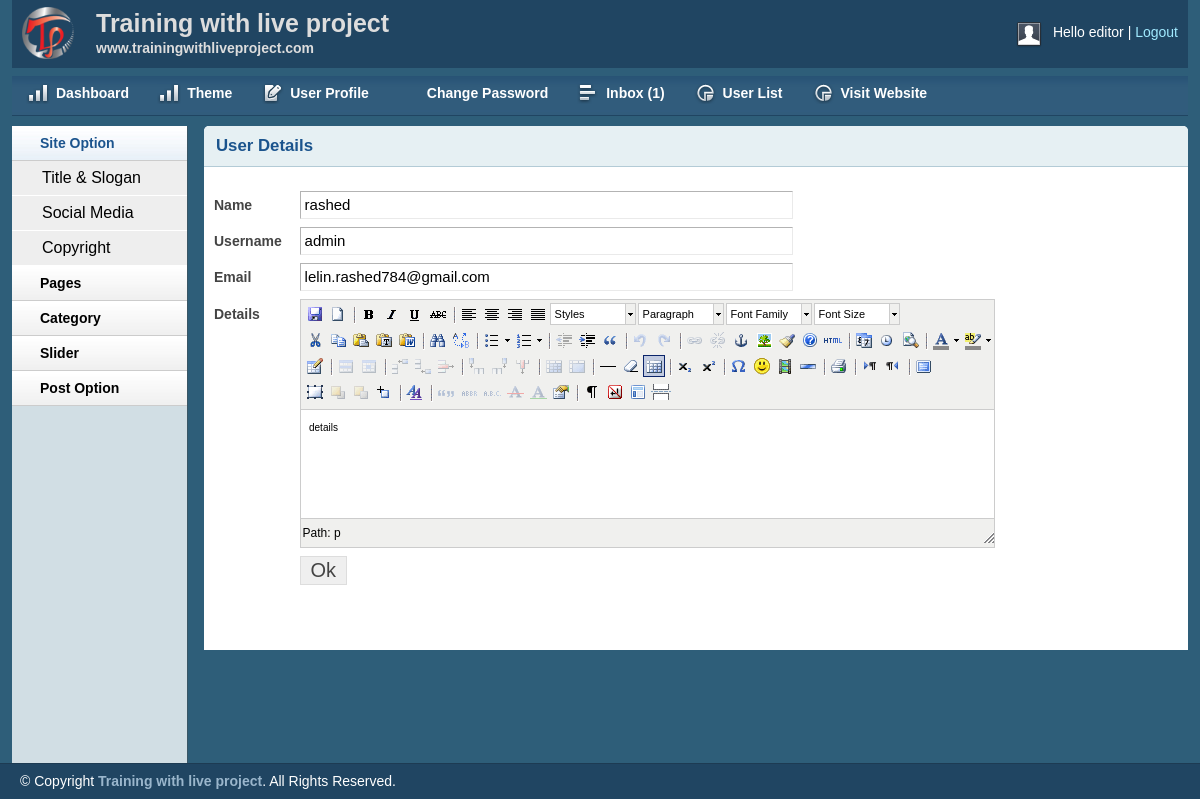
The page /admin/viewuser.php?userid=6 (signed in) on the database its author committed.
### tables this page shows
CREATE TABLE `tbl_user` (
  `id` int(11) NOT NULL,
  `name` varchar(255) NOT NULL,
  `username` varchar(50) NOT NULL,
  `password` varchar(32) NOT NULL,
  `email` varchar(255) NOT NULL,
  `details` text NOT NULL,
  `role` int(11) NOT NULL
);

### lib/Database.php (called while the page is built, shortened)
<?php
Class Database{
	public $host   = DB_HOST;
	public $user   = DB_USER;
	public $pass   = DB_PASS;
	public $dbname = DB_NAME;
	public $link;
	private function connectDB(){
	$this->link = new mysqli($this->host, $this->user, $this->pass, $this->dbname);
 }
	public function select($query){
		$result = $this->link->query($query) or die($this->link->error.__LINE__);
		if($result->num_rows > 0){
			return $result;
		} else {
			return false;
		}
	}
}

### admin/viewuser.php (the view, shortened to what this page needs)
<?php include_once 'inc/header.php'; ?>
<?php include_once 'inc/sidebar.php' ?>
<?php
    if (!isset($_GET['userid']) || $_GET['userid'] == NULL) {
        echo "<script>window.location = 'userlist.php'</script>";
    }else {
        $id = $_GET['userid'];
    }
 ?>
        <div class="grid_10">
            <div class="box round first grid">
                <h2>User Details</h2>
                <div class="block">
    <?php
        $query = "SELECT * FROM tbl_user WHERE id = '$id'";
        $getuser = $db->select($query);
        if ($getuser) {
            while ($result = $getuser->fetch_assoc()) {
     ?>
                    <form action="" method="post">
                        <table class="form">
                            <tr>
                                <td>
                                    <label>Name</label>
                                </td>
                                <td>
                                    <input type="text" readonly value="<?php echo $result['name']; ?>" class="medium" />
                                </td>
                            </tr>
                            <tr>
                                <td>
                                    <label>Username</label>
                                </td>
                                <td>
                                    <input type="text" readonly value="<?php echo $result['username']; ?>" class="medium" />
                                </td>
                            </tr>
                            <tr>
                                <td>
                                    <label>Email</label>
                                </td>
                                <td>
                                    <input type="text" readonly="1" value="<?php echo $result['email']; ?>" class="medium" />
                                </td>
                            </tr>
                            <tr>
                                <td style="vertical-align: top; padding-top: 9px;">
                                    <label>Details</label>
                                </td>
                                <td>
                                </td>
                            </tr>
    						<tr>
                                <td></td>
                                <td>
                                    <input type="submit" name="submit" Value="Ok" />
                                </td>
                            </tr>
                        </table>
                    </form>
            <?php } } ?>
                </div>
            </div>
        </div>
<?php include_once 'inc/footer.php'; ?>

### admin/css/layout.css (style rules this page uses)
body { background: #fff none repeat scroll 0 0; color: #444; font-size: 14px; padding: 0; }
h1, h2, h3, h4, h5, h6 { line-height:1.2em; margin-bottom:.3em; }
h2 { margin-top:1em; }
.box { background:#fff; margin-bottom:20px; padding:10px 10px 10px 10px; margin-left:-8px; }
.box.grid { padding-bottom:40px; }
.box.round { -moz-border-radius: 5px 5px 0px 0px; -webkit-border-radius: 5px 5px 0px 0px; border-radius: 5px 5px 0px 0px; }
.box h2 { font-size:1.2em; font-weight:bold; color:#1B548D; background:#E6F0F3; margin:-10px -10px 0 -10px; padding:10px 12px; border-bottom:1px solid #B3CBD6; -moz-border-radius: 5px 5px 0px 0px; -webkit-border-radius: 5px 5px 0px 0px; border-radius: 5px 5px 0px 0px; }
.box.first { min-height: 406px; }
.block { padding-top:20px; }
table.form { width:100%; }
table.form td { padding:4px 0px; }
table.form label { font-weight:bold; }
table.form input, table.form select { font-size: 15px; padding: 4px 4px 5px 4px; border-top: 1px solid #b3b3b3; border-left: 1px solid #b3b3b3; border-right: 1px solid #eaeaea; border-bottom: 1px solid #eaeaea; }
table.form input[type="submit"] { border: 1px solid #ddd; color: #444; cursor: pointer; font-size: 20px; padding: 2px 10px; }
input.medium { width: 55%; }
.block { padding-bottom:1px; }

### admin/js/tiny-mce/themes/advanced/skins/default/content.css (style rules this page uses)
body, td, pre { color:#000; font-family:Verdana, Arial, Helvetica, sans-serif; font-size:10px; margin:8px; }
body { background:#FFF; }
h2 { font-size: 1.5em }
table, img, hr, .mceItemAnchor { cursor:default }
table td, table th { cursor:text }

### rows shown on the page
tbl_user: name "rashed", username "admin", email "lelin.rashed784@gmail.com"

### other values the page prints
Session::get('username') "editor"
$count "1"
